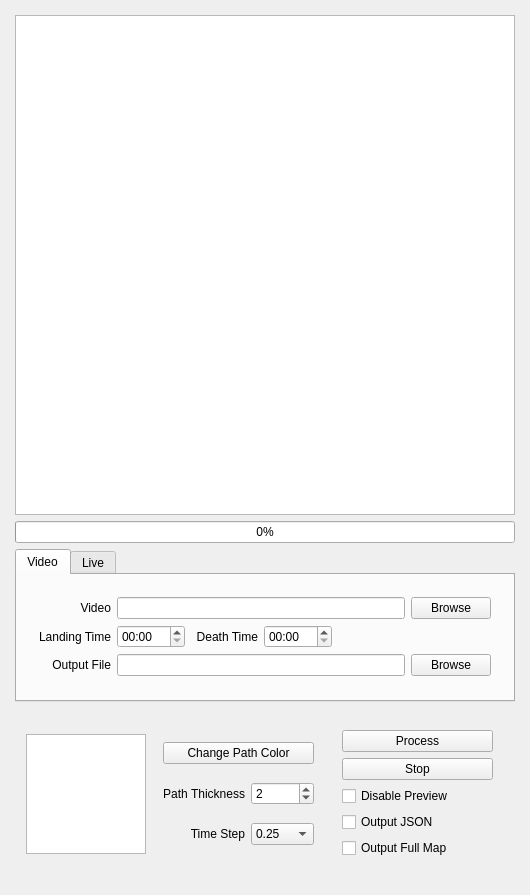
<?xml version="1.0" encoding="UTF-8"?>
<ui version="4.0">
 <class>PUBGIS_GUI</class>
 <widget class="QMainWindow" name="PUBGIS_GUI">
  <property name="geometry">
   <rect>
    <x>0</x>
    <y>0</y>
    <width>530</width>
    <height>855</height>
   </rect>
  </property>
  <property name="sizePolicy">
   <sizepolicy hsizetype="Fixed" vsizetype="MinimumExpanding">
    <horstretch>0</horstretch>
    <verstretch>0</verstretch>
   </sizepolicy>
  </property>
  <property name="acceptDrops">
   <bool>true</bool>
  </property>
  <property name="windowTitle">
   <string>PUBGIS_GUI</string>
  </property>
  <widget class="QWidget" name="centralWidget">
   <layout class="QVBoxLayout">
    <property name="leftMargin">
     <number>15</number>
    </property>
    <property name="topMargin">
     <number>15</number>
    </property>
    <property name="rightMargin">
     <number>15</number>
    </property>
    <property name="bottomMargin">
     <number>15</number>
    </property>
    <item>
     <widget class="QGraphicsView" name="map_creation_view">
      <property name="sizePolicy">
       <sizepolicy hsizetype="Fixed" vsizetype="Fixed">
        <horstretch>0</horstretch>
        <verstretch>0</verstretch>
       </sizepolicy>
      </property>
      <property name="minimumSize">
       <size>
        <width>500</width>
        <height>500</height>
       </size>
      </property>
      <property name="maximumSize">
       <size>
        <width>500</width>
        <height>500</height>
       </size>
      </property>
      <property name="verticalScrollBarPolicy">
       <enum>Qt::ScrollBarAlwaysOff</enum>
      </property>
      <property name="horizontalScrollBarPolicy">
       <enum>Qt::ScrollBarAlwaysOff</enum>
      </property>
      <property name="interactive">
       <bool>false</bool>
      </property>
     </widget>
    </item>
    <item>
     <widget class="QProgressBar" name="progress_bar">
      <property name="value">
       <number>0</number>
      </property>
      <property name="alignment">
       <set>Qt::AlignCenter</set>
      </property>
      <property name="orientation">
       <enum>Qt::Horizontal</enum>
      </property>
     </widget>
    </item>
    <item>
     <widget class="QTabWidget" name="tabWidget">
      <property name="currentIndex">
       <number>0</number>
      </property>
      <widget class="QWidget" name="video_tab">
       <attribute name="title">
        <string>Video</string>
       </attribute>
       <layout class="QVBoxLayout" name="verticalLayout">
        <item>
         <widget class="QWidget" name="widget_3" native="true">
          <layout class="QGridLayout" name="gridLayout_3">
           <item row="1" column="2">
            <widget class="QLabel" name="video_file_label">
             <property name="text">
              <string>Video</string>
             </property>
             <property name="alignment">
              <set>Qt::AlignRight|Qt::AlignTrailing|Qt::AlignVCenter</set>
             </property>
            </widget>
           </item>
           <item row="1" column="3" colspan="4">
            <widget class="QLineEdit" name="video_file_edit"/>
           </item>
           <item row="2" column="5">
            <widget class="QTimeEdit" name="death_time">
             <property name="frame">
              <bool>true</bool>
             </property>
             <property name="buttonSymbols">
              <enum>QAbstractSpinBox::UpDownArrows</enum>
             </property>
             <property name="currentSection">
              <enum>QDateTimeEdit::MinuteSection</enum>
             </property>
             <property name="displayFormat">
              <string>mm:ss</string>
             </property>
            </widget>
           </item>
           <item row="1" column="7">
            <widget class="QPushButton" name="video_file_browse_button">
             <property name="text">
              <string>Browse</string>
             </property>
            </widget>
           </item>
           <item row="2" column="3">
            <widget class="QTimeEdit" name="landing_time">
             <property name="displayFormat">
              <string>mm:ss</string>
             </property>
            </widget>
           </item>
           <item row="2" column="4">
            <widget class="QLabel" name="image_label_3">
             <property name="text">
              <string>Death Time</string>
             </property>
             <property name="alignment">
              <set>Qt::AlignRight|Qt::AlignTrailing|Qt::AlignVCenter</set>
             </property>
            </widget>
           </item>
           <item row="2" column="2">
            <widget class="QLabel" name="image_label_2">
             <property name="text">
              <string>Landing Time</string>
             </property>
             <property name="alignment">
              <set>Qt::AlignRight|Qt::AlignTrailing|Qt::AlignVCenter</set>
             </property>
            </widget>
           </item>
           <item row="4" column="7">
            <widget class="QPushButton" name="output_file_browse_button">
             <property name="text">
              <string>Browse</string>
             </property>
            </widget>
           </item>
           <item row="4" column="2">
            <widget class="QLabel" name="output_file_label">
             <property name="text">
              <string>Output File</string>
             </property>
             <property name="alignment">
              <set>Qt::AlignRight|Qt::AlignTrailing|Qt::AlignVCenter</set>
             </property>
            </widget>
           </item>
           <item row="4" column="3" colspan="4">
            <widget class="QLineEdit" name="output_file_edit"/>
           </item>
          </layout>
         </widget>
        </item>
       </layout>
      </widget>
      <widget class="QWidget" name="live_tab">
       <attribute name="title">
        <string>Live</string>
       </attribute>
       <layout class="QHBoxLayout" name="horizontalLayout">
        <item>
         <widget class="QWidget" name="widget_4" native="true">
          <layout class="QGridLayout" name="gridLayout_5">
           <item row="1" column="0">
            <widget class="QLabel" name="output_directory_label">
             <property name="text">
              <string>Output Directory</string>
             </property>
            </widget>
           </item>
           <item row="0" column="0">
            <widget class="QLabel" name="monitors_label">
             <property name="text">
              <string>Monitors</string>
             </property>
             <property name="alignment">
              <set>Qt::AlignRight|Qt::AlignTrailing|Qt::AlignVCenter</set>
             </property>
            </widget>
           </item>
           <item row="1" column="3">
            <widget class="QPushButton" name="output_directory_browse_button">
             <property name="maximumSize">
              <size>
               <width>75</width>
               <height>23</height>
              </size>
             </property>
             <property name="text">
              <string>Browse</string>
             </property>
            </widget>
           </item>
           <item row="0" column="3" colspan="2">
            <spacer name="horizontalSpacer">
             <property name="orientation">
              <enum>Qt::Horizontal</enum>
             </property>
             <property name="sizeHint" stdset="0">
              <size>
               <width>40</width>
               <height>20</height>
              </size>
             </property>
            </spacer>
           </item>
           <item row="0" column="1">
            <widget class="QComboBox" name="monitor_combo">
             <property name="minimumSize">
              <size>
               <width>150</width>
               <height>0</height>
              </size>
             </property>
            </widget>
           </item>
           <item row="0" column="2">
            <spacer name="horizontalSpacer_2">
             <property name="orientation">
              <enum>Qt::Horizontal</enum>
             </property>
             <property name="sizeHint" stdset="0">
              <size>
               <width>40</width>
               <height>20</height>
              </size>
             </property>
            </spacer>
           </item>
           <item row="1" column="1" colspan="2">
            <widget class="QLineEdit" name="output_directory_edit"/>
           </item>
          </layout>
         </widget>
        </item>
       </layout>
      </widget>
     </widget>
    </item>
    <item>
     <widget class="QWidget" name="widget_2" native="true">
      <layout class="QGridLayout" name="gridLayout_2">
       <item row="3" column="2">
        <widget class="QGraphicsView" name="path_preview_view">
         <property name="sizePolicy">
          <sizepolicy hsizetype="Fixed" vsizetype="Fixed">
           <horstretch>0</horstretch>
           <verstretch>0</verstretch>
          </sizepolicy>
         </property>
         <property name="minimumSize">
          <size>
           <width>120</width>
           <height>120</height>
          </size>
         </property>
         <property name="maximumSize">
          <size>
           <width>120</width>
           <height>120</height>
          </size>
         </property>
         <property name="verticalScrollBarPolicy">
          <enum>Qt::ScrollBarAlwaysOff</enum>
         </property>
         <property name="horizontalScrollBarPolicy">
          <enum>Qt::ScrollBarAlwaysOff</enum>
         </property>
         <property name="interactive">
          <bool>false</bool>
         </property>
        </widget>
       </item>
       <item row="3" column="3">
        <widget class="QWidget" name="widget_5" native="true">
         <layout class="QGridLayout" name="gridLayout_4">
          <item row="4" column="1">
           <widget class="QComboBox" name="time_step">
            <item>
             <property name="text">
              <string>0.25</string>
             </property>
            </item>
            <item>
             <property name="text">
              <string>0.5</string>
             </property>
            </item>
            <item>
             <property name="text">
              <string>1</string>
             </property>
            </item>
            <item>
             <property name="text">
              <string>2</string>
             </property>
            </item>
            <item>
             <property name="text">
              <string>5</string>
             </property>
            </item>
           </widget>
          </item>
          <item row="4" column="0">
           <widget class="QLabel" name="image_label_4">
            <property name="text">
             <string>Time Step</string>
            </property>
            <property name="alignment">
             <set>Qt::AlignRight|Qt::AlignTrailing|Qt::AlignVCenter</set>
            </property>
           </widget>
          </item>
          <item row="3" column="0">
           <widget class="QLabel" name="label">
            <property name="text">
             <string>Path Thickness</string>
            </property>
            <property name="alignment">
             <set>Qt::AlignRight|Qt::AlignTrailing|Qt::AlignVCenter</set>
            </property>
           </widget>
          </item>
          <item row="2" column="0" colspan="2">
           <widget class="QPushButton" name="color_select_button">
            <property name="text">
             <string>Change Path Color</string>
            </property>
           </widget>
          </item>
          <item row="3" column="1">
           <widget class="QSpinBox" name="thickness_spinbox">
            <property name="buttonSymbols">
             <enum>QAbstractSpinBox::UpDownArrows</enum>
            </property>
            <property name="minimum">
             <number>1</number>
            </property>
            <property name="maximum">
             <number>10</number>
            </property>
            <property name="value">
             <number>2</number>
            </property>
           </widget>
          </item>
         </layout>
        </widget>
       </item>
       <item row="3" column="4">
        <widget class="QWidget" name="widget" native="true">
         <layout class="QVBoxLayout" name="verticalLayout_2">
          <item>
           <widget class="QPushButton" name="process_button">
            <property name="text">
             <string>Process</string>
            </property>
           </widget>
          </item>
          <item>
           <widget class="QPushButton" name="cancel_button">
            <property name="text">
             <string>Stop</string>
            </property>
           </widget>
          </item>
          <item>
           <widget class="QCheckBox" name="disable_preview_checkbox">
            <property name="text">
             <string>Disable Preview</string>
            </property>
           </widget>
          </item>
          <item>
           <widget class="QCheckBox" name="output_json_checkbox">
            <property name="text">
             <string>Output JSON</string>
            </property>
           </widget>
          </item>
          <item>
           <widget class="QCheckBox" name="output_full_map_checkbox">
            <property name="text">
             <string>Output Full Map</string>
            </property>
           </widget>
          </item>
         </layout>
        </widget>
       </item>
      </layout>
     </widget>
    </item>
   </layout>
  </widget>
 </widget>
 <layoutdefault spacing="6" margin="11"/>
 <resources/>
 <connections/>
</ui>
